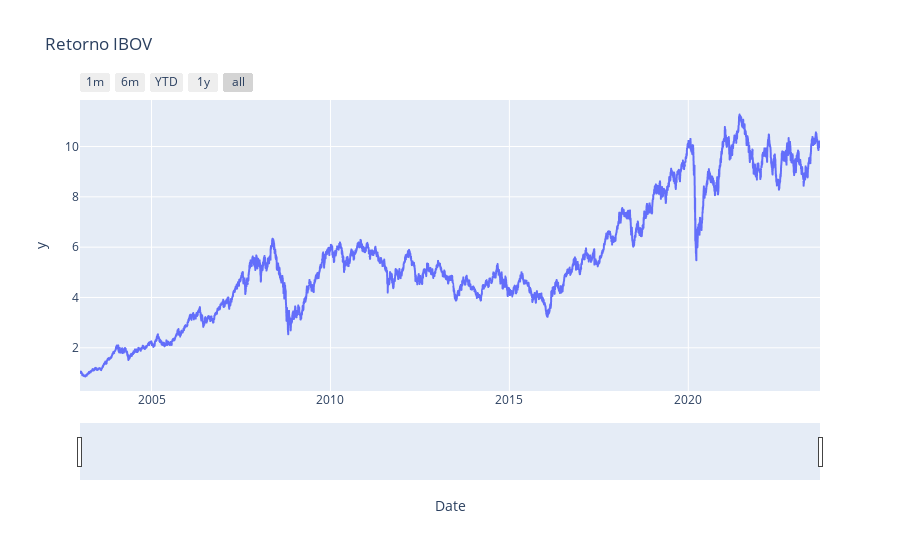

Source (notebook cell):
### Code cell
fig_ibov = px.line(ibov_acum, x=ibov_acum.index, y=ibov_acum, title='Retorno IBOV')

fig_ibov.update_xaxes(
    rangeslider_visible=True,
    rangeselector=dict(
        buttons=list([
            dict(count=1, label="1m", step="month", stepmode="backward"),
            dict(count=6, label="6m", step="month", stepmode="backward"),
            dict(count=1, label="YTD", step="year", stepmode="todate"),
            dict(count=1, label="1y", step="year", stepmode="backward"),
            dict(step="all")
        ])
    )
)
fig_ibov.show()

### Figure 1 — Plotly figure (JSON) as saved in the notebook; plotly's stock layout.template omitted (floating-point values rounded to 4 significant figures; data arrays with more than 128 entries replaced by an {"elided": "..."} marker saying what was removed)
{"data": [{"hovertemplate": "Date=%{x}<br>y=%{y}<extra></extra>", "legendgroup": "", "line": {"color": "#636efa", "dash": "solid"}, "marker": {"symbol": "circle"}, "mode": "lines", "name": "", "showlegend": false, "type": "scattergl", "x": {"elided": "5122 str values"}, "xaxis": "x", "y": {"elided": "5122 float values"}, "yaxis": "y"}], "layout": {"legend": {"tracegroupgap": 0}, "title": {"text": "Retorno IBOV"}, "xaxis": {"anchor": "y", "domain": [0, 1], "rangeselector": {"buttons": [{"count": 1, "label": "1m", "step": "month", "stepmode": "backward"}, {"count": 6, "label": "6m", "step": "month", "stepmode": "backward"}, {"count": 1, "label": "YTD", "step": "year", "stepmode": "todate"}, {"count": 1, "label": "1y", "step": "year", "stepmode": "backward"}, {"step": "all"}]}, "rangeslider": {"visible": true}, "title": {"text": "Date"}}, "yaxis": {"anchor": "x", "domain": [0, 1], "title": {"text": "y"}}}}
